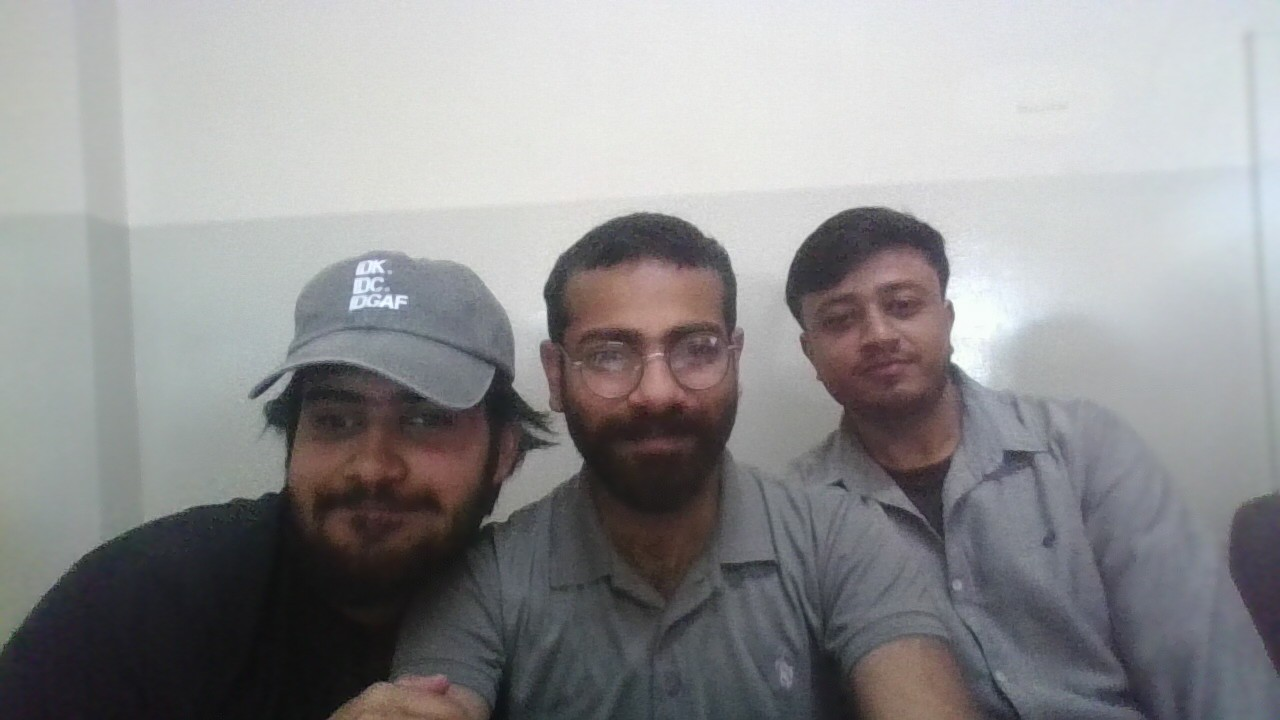
#> input picture img.jpg, 1280 x 720 px
$ python Lab7_selectivesearch.py
#> lines starting #> are read from the running program, lines starting #| are printed output that depends on the picture
import cv2
import random
import numpy as np
from nltk.sentiment.util import output_markdown
image =cv2.imread("img.jpg")
#> image is the input picture: shape (720, 1280, 3); mean B, G, R 144.9, 143.5, 143.9
image=cv2.resize(image,(512,512))
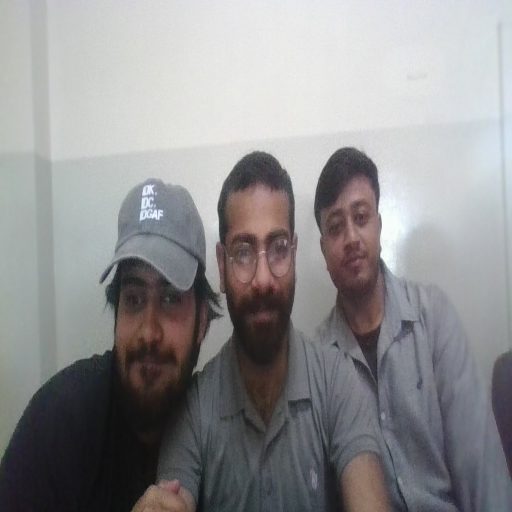
#> image: shape (512, 512, 3); mean B, G, R 144.8, 143.4, 143.8
print("Calculating RoI using selective search")
ss=cv2.ximgproc.segmentation.createSelectiveSearchSegmentation()
ss.setBaseImage(image)
ss.switchToSelectiveSearchQuality()
rects=ss.process()
print(rects)
print("total regions generated =",len(rects))
for i in range(0,len(rects),10):
    output=image.copy()
    for (x,y,w,h) in rects[i:i+4030]:
        color=[random.randint(0,255) for j in range(0,3)]
        cv2.rectangle(output,(x,y),(x+w,y+h),color,2)
    cv2.imshow('birds',output)
    key=cv2.waitKey(0)
    if key==ord("Q"):
        break
#> this loop made 1 pass; (key Q is pressed on pass 1)
#> pass 1, `cv2.imshow('birds',output)`:
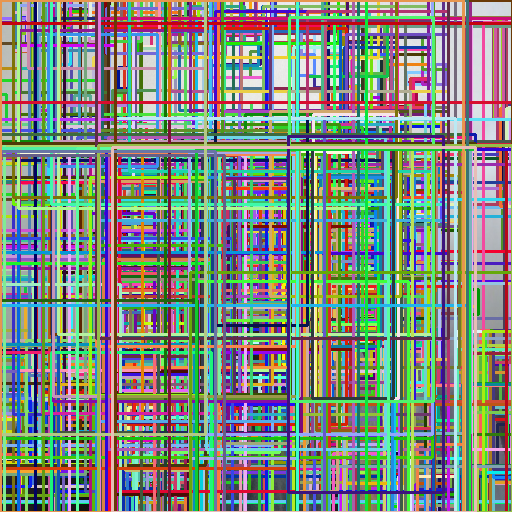
#> window 'birds': shape (512, 512, 3); mean B, G, R 127.2, 137.6, 128
cv2.destroyAllWindows()
